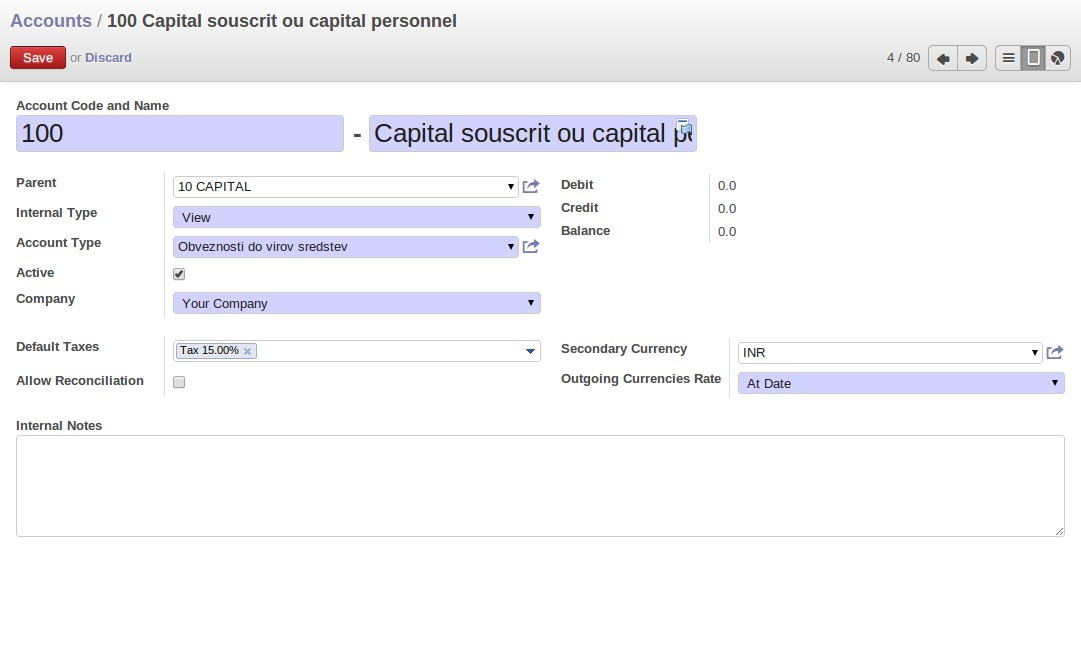
#> input picture addons/account/images/accounts.jpeg, 1081 x 649 px
$ python -i utils.py   (imports and definitions only)
#> lines starting #> are read from the running program, lines starting #| are printed output that depends on the picture
#> further down, picture is the input picture: PIL image 1081x649 RGB; mean R, G, B 245.5, 245.4, 248.4
# Copyright 2019 Alexandre Díaz <dev@redneboa.es>
# License AGPL-3.0 or later (http://www.gnu.org/licenses/agpl).
import base64
import math
from io import BytesIO

from PIL import Image


def n_rgb_to_hex(_r, _g, _b):
    return "#{:02x}{:02x}{:02x}".format(int(255 * _r), int(255 * _g), int(255 * _b))


def convert_to_image(field_binary):
    return Image.open(BytesIO(base64.b64decode(field_binary)))


def image_to_rgb(img):
    def normalize_vec3(vec3):
        _l = 1.0 / math.sqrt(vec3[0] * vec3[0] + vec3[1] * vec3[1] + vec3[2] * vec3[2])
        return (vec3[0] * _l, vec3[1] * _l, vec3[2] * _l)

    # Force Alpha Channel
    if img.mode != "RGBA":
        img = img.convert("RGBA")
    width, height = img.size
#> width = 1081; height = 649
    # Reduce pixels
    width, height = (max(1, int(width / 4)), max(1, int(height / 4)))
#> width = 270; height = 162
    img = img.resize((width, height))
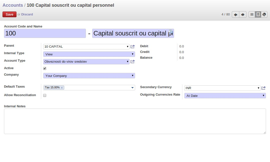
#> img: PIL image 270x162 RGBA; mean R, G, B, A 245.4, 245.3, 248.3, 255
    rgb_sum = [0, 0, 0]
    # Mix. image colors using addition method
    RGBA_WHITE = (255, 255, 255, 255)
    for i in range(0, height * width):
        rgba = img.getpixel((i % width, i / width))
        if rgba[3] > 128 and rgba != RGBA_WHITE:
            rgb_sum[0] += rgba[0]
            rgb_sum[1] += rgba[1]
            rgb_sum[2] += rgba[2]
#> this loop made 43740 passes
#> rgba on passes 1 to 3: (252, 250, 251, 255), (251, 251, 251, 255), (251, 251, 251, 255)
#> after the loop, rgb_sum = [3374166, 3368542, 3497893]
    _r, _g, _b = normalize_vec3(rgb_sum)
    return (_r, _g, _b)

>>> from PIL import Image
>>> picture = Image.open('../account/images/accounts.jpeg')
>>> result = image_to_rgb(picture)
#> result = (0.571, 0.57, 0.592)

$ run again, on addons/account/images/journal_entries.jpeg
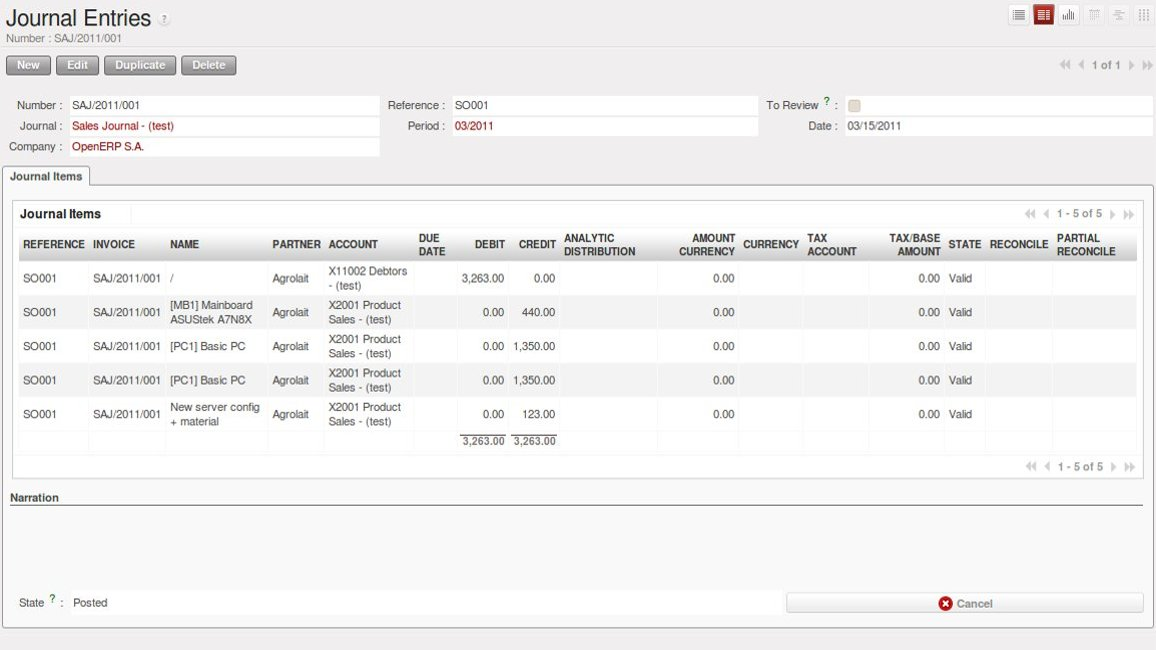
#> input picture addons/account/images/journal_entries.jpeg, 1156 x 650 px
#> picture is the input picture: PIL image 1156x650 RGB; mean R, G, B 242.1, 241.5, 241.6
#> in image_to_rgb, `img = img.resize((width, height))`:
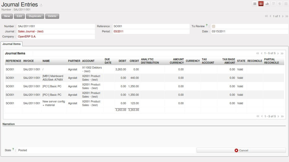
#> img: PIL image 289x162 RGBA; mean R, G, B, A 242.1, 241.4, 241.6, 255
#> the loop in image_to_rgb, `for i in range(0, height * width):` made 46818 passes
#> rgba on passes 1 to 3: (243, 237, 241, 255), (240, 239, 237, 255), (236, 241, 242, 255)
#> after the loop in image_to_rgb, `for i in range(0, height * width):`: rgb_sum = [9258412, 9229589, 9236235]
#> result = (0.578, 0.577, 0.577)
